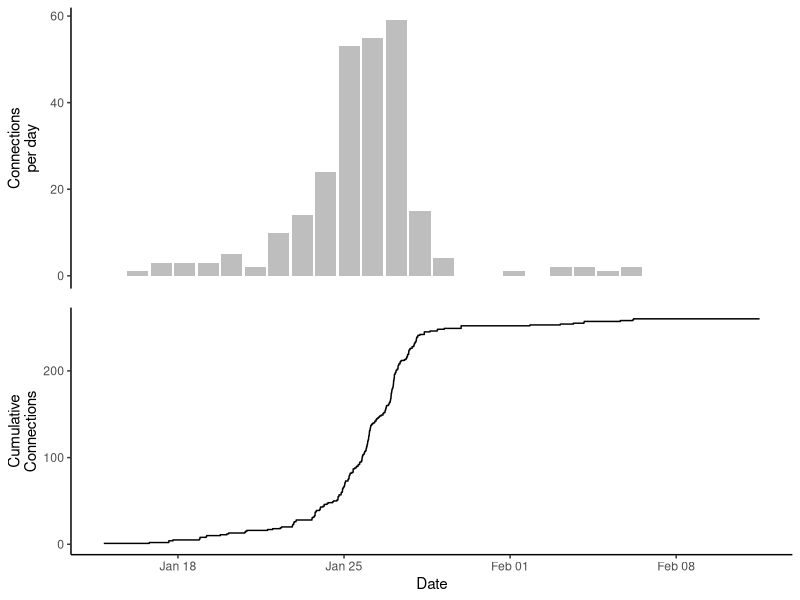

The R source for this figure:
## ---- chunk 1
library(tufte)
library(tidyverse)
library(cowplot)
# invalidate cache when the tufte version changes
knitr::opts_chunk$set(cache.extra = packageVersion('tufte'))
options(htmltools.dir.version = FALSE)
## ---- chunk 2

# Code modified from Simon Woodward, Stack Overflow; https://stackoverflow.com/a/53733859
# 
# df <- rsconnect::showMetrics("container_status",
#                              c("connect_count", 
#                                "connect_procs"),
#                              appName="AirQualityApp",
#                              server="shinyapps.io",
#                              from="4w",
#                              interval="1m"
# ) 
# 
# colnames(df) <- c("connect_count", "metricSeries", "connect_procs", "timestamp" )
# 
# #write.csv(df, file = "container_status_Practical1.csv")

df <- read.csv("container_status_Practical1.csv")

df1 <- df %>% 
  mutate(date=as.POSIXct(as.numeric(as.character(timestamp)),origin="1970-01-01")) %>% 
  mutate(connect_count = as.numeric(connect_count)) %>%
  mutate(connect_procs = as.numeric(connect_procs)) %>%
  select(-timestamp) %>% 
  arrange(date) %>% 
  mutate(
    n_count=cumsum(connect_count),
    n_procs=cumsum(connect_procs),
    new_connect=case_when(
      connect_count>lag(connect_count,1) ~ connect_count-lag(connect_count,1),
      TRUE ~ 0),
    n_connect=cumsum(new_connect) # approximate
  ) %>% 
  filter(n_count>0)

df2 <- df1 %>%  
  select(n_connect, date) %>% 
  gather(key="key", value="value", -date)

# Values for rectangle

syncStart = as.POSIXct("2021-01-18", origin = "1970-01-01")
syncEnd = as.POSIXct("2021-01-23", origin = "1970-01-01")

p <- ggplot(df2) +
  labs(x="Date", y="Cumulative\nConnections") +
  geom_line(aes(x=date, y=value)) +
  theme_classic()

df3 <- df1 %>%
  mutate(date2 = as.Date(date)) %>%
  group_by(date2) %>%
  summarize(size = max(n_connect)) %>%
  mutate(dayCount = size - lag(size))

p2 <- ggplot(df3, aes(x = date2, y = dayCount)) +
  geom_bar(fill="gray", stat = "identity") +  theme(axis.title=element_blank()) +
  scale_y_continuous(breaks=seq(0, 70, 20)) +
  labs(y = "Connections\nper day") +
  theme_classic() +
  theme(axis.line.x=element_blank(),
        axis.text.x=element_blank(),
        axis.ticks.x=element_blank(),
        axis.title.x=element_blank(),
        panel.grid.minor.x=element_blank(),
        panel.grid.major.x=element_blank())
  

#grid.arrange(p2, p, ncol = 1)
plot_grid(p2, p, ncol = 1, align = "v")
